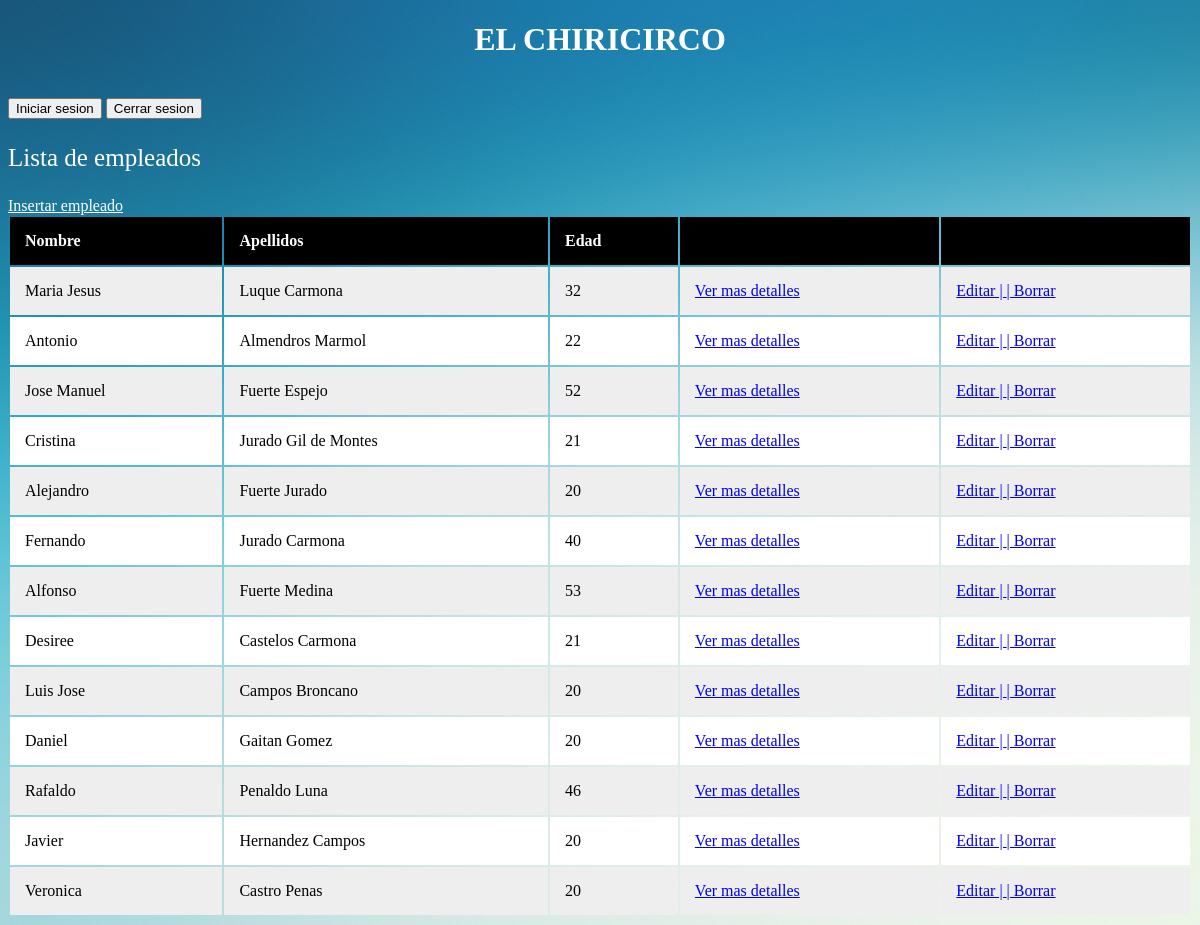
The page / on the database its author committed.
### tables this page shows
CREATE TABLE IF NOT EXISTS empleados (
	id int(11) NOT NULL,
	nombre varchar(255) DEFAULT NULL,
	apellidos varchar(255) DEFAULT NULL,
	edad int(3)  DEFAULT NULL,
	genero varchar(255) DEFAULT NULL,
	correo varchar(255) DEFAULT NULL,
	telefono int(11) DEFAULT NULL,
	imagen varchar(255) DEFAULT NULL,
	PRIMARY KEY (id)
);

### functions.php (called while the page is built, shortened)
<?php
class LibreriaBaseDatos{
	public $user = 'alejandro';
	public $password = 'alejandro';
	public $dbc;
	public function __construct(){
		$this->dbc = $this->dbconnect();
	}
	public function dbconnect(){
		$dbc = null;
		try{
		  	$dbc = new PDO('mysql:host=localhost;dbname=empresa', $this->user, $this->password);
		}catch(PDOException $e){
			echo "ERROR: " . $e->getMessage();
		}
  	return $dbc;
	}
	public function getAllEmpleados(){
		$empleados = array();
		$i=0;
		$sentence = $this->dbc->prepare("SELECT * FROM empleados");
		if($sentence->execute()){
			while($row=$sentence->fetch()){
				$empleados[$i]=$row;
				$i++;
			}
		}
		return $empleados;
	}
}
?>

### index.php (the view, shortened to what this page needs)
<!DOCTYPE html>
<htm lang="en">
<head>
</head>
<link rel="stylesheet" href="style.css">
<body style="background-image:url('background.jpg')">
<?php
	require_once('functions.php');
	$q = new LibreriaBaseDatos();
	echo <<<_END
	<h1 style="text-align:center;color:white">EL CHIRICIRCO</h1>
_END;
	echo "<br";
	echo <<<_END
	    <div class="info">
		<form method="post" action="index.php">
		     <input type="hidden" name="sesion" value=true>
			 <input type="submit" name="submitted" value="Iniciar sesion"/>
			 <input type="submit" name="submitted" value="Cerrar sesion"/>
		</form>
		</div>
	<p style="font-size:25px;color:white">Lista de empleados</p>
	<a href="insertar.php" style="color:white">Insertar empleado</a>
	<table id="t01">
		<tr>
			<th>Nombre</th>
			<th>Apellidos</th>
			<th>Edad</th>
			<th>   </th>
			<th>   </th>
		</tr>
_END;
		$empleados=$q->getAllEmpleados();
		foreach($empleados as $empleado){
			echo <<<_END
				<tr>
					<td>$empleado[nombre]</td>
					<td>$empleado[apellidos]</td>
					<td>$empleado[edad]</td>
					<td><a href="empleado.php?val=$empleado[id]">Ver mas detalles</td>
					<td><a href="editar.php?val=$empleado[id]">Editar    |
							<a href="borrar.php?val=$empleado[id]">|    Borrar </td>
				</tr>
_END;
		}
		echo "</table>";
?>
</body>
</html>

### style.css (style rules this page uses)
table { width:100%; }
th, td { padding: 15px; text-align: left; }
table tr:nth-child(even) { background-color: #eee; }
table tr:nth-child(odd) { background-color: #fff; }
table th { background-color: black; color: white; }

### rows shown on the page
empleados: nombre "Maria Jesus", apellidos "Luque Carmona", edad "32"
empleados: nombre "Antonio", apellidos "Almendros Marmol", edad "22"
empleados: nombre "Jose Manuel", apellidos "Fuerte Espejo", edad "52"
empleados: nombre "Cristina", apellidos "Jurado Gil de Montes", edad "21"
empleados: nombre "Alejandro", apellidos "Fuerte Jurado", edad "20"
empleados: nombre "Fernando", apellidos "Jurado Carmona", edad "40"
empleados: nombre "Alfonso", apellidos "Fuerte Medina", edad "53"
empleados: nombre "Desiree", apellidos "Castelos Carmona", edad "21"
empleados: nombre "Luis Jose", apellidos "Campos Broncano", edad "20"
empleados: nombre "Daniel", apellidos "Gaitan Gomez", edad "20"
empleados: nombre "Rafaldo", apellidos "Penaldo Luna", edad "46"
empleados: nombre "Javier", apellidos "Hernandez Campos", edad "20"
empleados: nombre "Veronica", apellidos "Castro Penas", edad "20"
